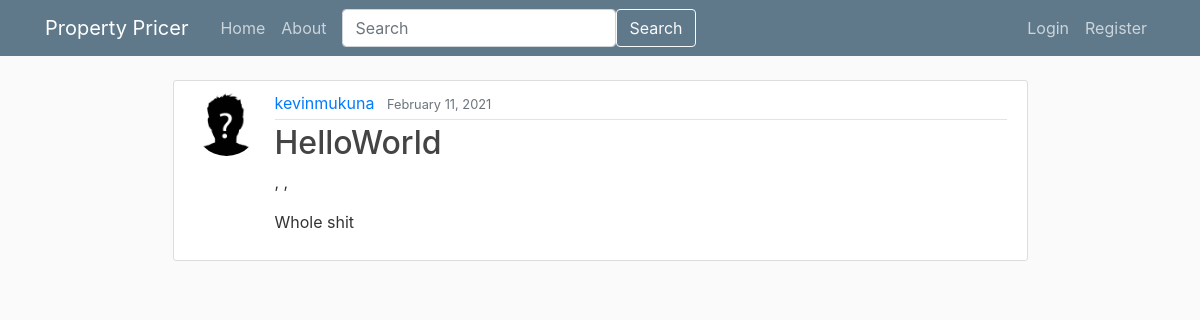
The page /post/3/ on the database as committed earlier.
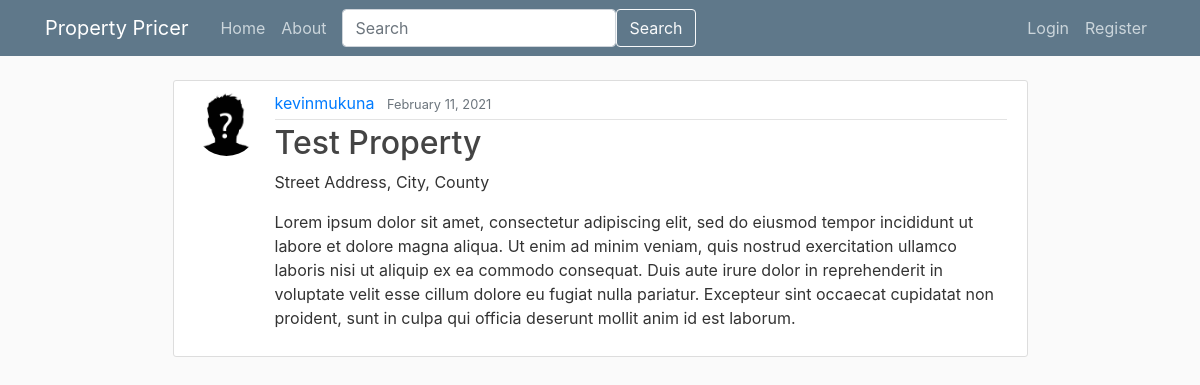
The same page on the database as committed later.
### webpages/models.py (models this page shows, shortened)
class Post(models.Model):
    title = models.CharField(max_length=128)
    property_description = models.TextField()
    address_line_1 = models.CharField(max_length=255, default='')
    address_line_2 = models.CharField(max_length=255, null=True, blank=True)
    city = models.CharField(max_length=128, default='')
    county = models.CharField(max_length=128, default='')
    date_posted = models.DateField(default=timezone.now)
    author = models.ForeignKey(User,related_name="user_posts", on_delete=models.CASCADE)
    """
        this method return a string to redirect the user after posting to that post by returning post details the
        primary key of the newly created post
    """

### userpages/models.py (models this page shows, shortened)
class Profile(models.Model):
    user = models.OneToOneField(User, on_delete=models.CASCADE)
    image = models.ImageField(default='default.jpg', upload_to='profile_pics')

### webpages/views.py (the view)
# urls.py: path('post/<int:pk>/', PostDetailView.as_view(), name='post-detail'),
class PostDetailView(DetailView):
    model = Post

### templates/webpages/post_detail.html
{% extends "base.html" %}
{% block content %}
    {% include 'webpages/long_post.html' %}
{% endblock content %}

### templates/webpages/long_post.html (shortened to what this page needs)
<article class="media content-section">
    <img class="rounded-circle article-img" src="{{ post.author.profile.image.url }}">
    <div class="media-body">
        <div class="article-metadata">
            <a class="mr-2" href="{% url 'user-posts' post.author.username %}">{{ post.author }}</a>
            <small class="text-muted">{{ post.date_posted|date:"F d, Y" }}</small>
        </div>
        <h2><a class="article-title" href="{% url 'post-detail' post.id %}">{{ post.title }}</a></h2>
        {% if object.address_line_2 %}
            <p class="article-content">{{ object.address_line_1 }}, {{ post.address_line_2 }}, {{ post.city }}, {{ post.county }}</p>
        {% else %}
            <p class="article-content">{{ post.address_line_1 }}, {{ post.city }}, {{ post.county }}</p>
        {% endif %}
        <p class="article-content">{{ post.property_description }}</p>
    </div>
</article>

Rows that differ between the two databases and show on the page:
changed Post "kevinmukuna": title "HelloWorld" → "Test Property"; address_line_1 (not shown) → "Street Address"; city (not shown) → "City"; county (not shown) → "County"; property_description "Whole shit" → "Lorem ipsum dolor sit amet, consectetur adipiscing elit, sed do eiusmod tempor incididunt ut labore et dolore magna aliqua. Ut enim ad minim veniam, quis nostrud exercitation ullamco laboris nisi ut aliquip ex ea commodo consequat. Duis aute irure dolor in reprehenderit in voluptate velit esse cillum dolore eu fugiat nulla pariatur. Excepteur sint occaecat cupidatat non proident, sunt in culpa qui officia deserunt mollit anim id est laborum."
